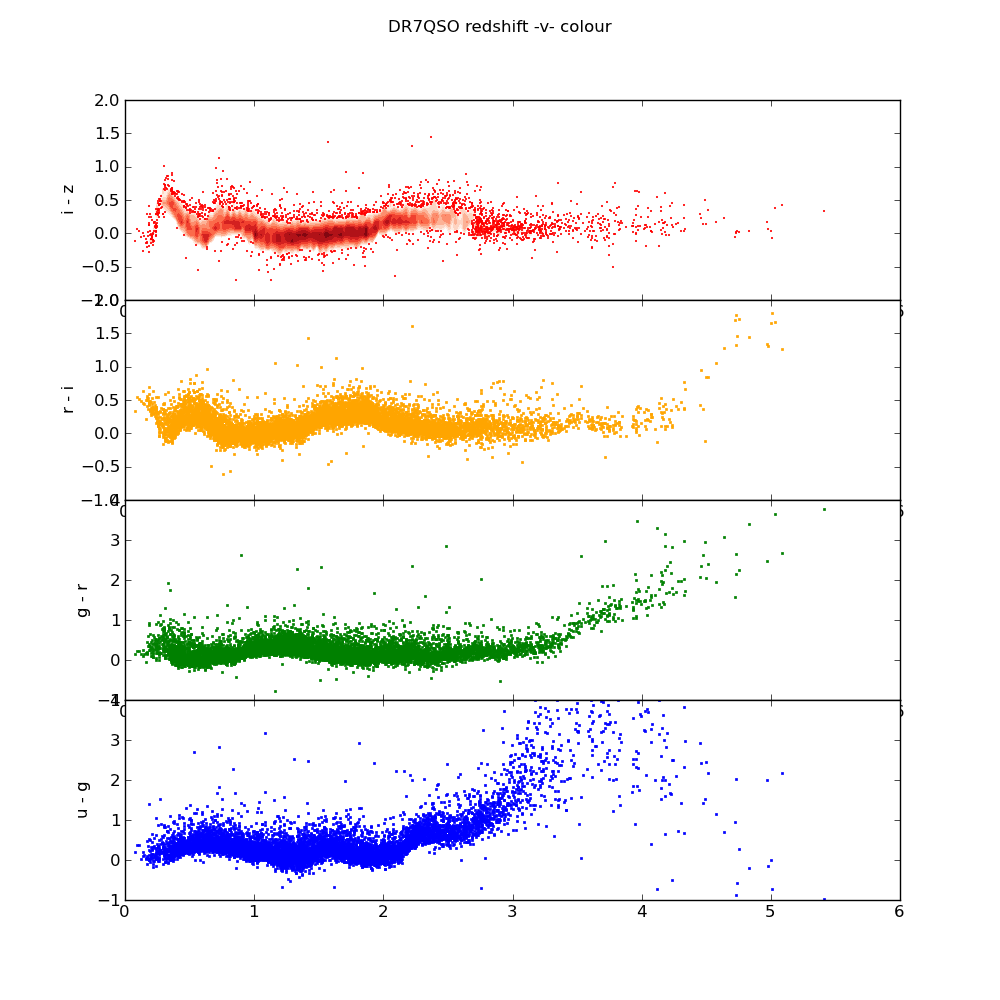

Write Python code to recreate this figure.
"""
SDSS DR7 Quasars
----------------
This example shows how to fetch the SDSS quasar photometric data, and to
plot the relationship between redshift and color.
"""


# Author: Jake VanderPlas <[email redacted]>
# License: BSD
#   The figure produced by this code is published in the textbook
#   "Statistics, Data Mining, and Machine Learning in Astronomy" (2013)
#   For more information, see http://astroML.github.com


# Modified by Richard McMahon to plot stacked colours

from matplotlib import pyplot as plt
from astroML.datasets import fetch_dr7_quasar

#------------------------------------------------------------
# Fetch the quasar data
data = fetch_dr7_quasar()

# select the first 10000 points
data = data[:10000]

u = data['mag_u']
g = data['mag_g']
r = data['mag_r']
i = data['mag_i']
z = data['mag_z']
redshift = data['redshift']

#------------------------------------------------------------
# Plot the quasar data

plt.figure(num=None, figsize=(10.0, 10.0))
nxplot=4
nyplot=1
iplot=0

plt.subplots_adjust(hspace=0.0)


iplot = iplot + 1
plt.subplot(nxplot,nyplot,iplot)
plt.plot(redshift, i - z, 
 marker='.', markersize=4, linestyle='none', color='red',
 markeredgecolor='red')
plt.ylim(-1.0, 2.0)
plt.ylabel('i - z')


iplot = iplot + 1
plt.subplot(nxplot,nyplot,iplot)
plt.plot(redshift, r - i, 
 marker='.', markersize=4, linestyle='none', color='orange',
 markeredgecolor='orange')
plt.ylim(-1.0, 2.0)
plt.ylabel('r - i')

iplot = iplot + 1
plt.subplot(nxplot,nyplot,iplot)
plt.plot(redshift, g - r, 
 marker='.', markersize=4, linestyle='none', color='green',
 markeredgecolor='green')
plt.ylim(-1.0, 4.0)
plt.ylabel('g - r')


iplot = iplot + 1
plt.subplot(nxplot,nyplot,iplot)
plt.plot(redshift, u - g, 
 marker='.', markersize=4, linestyle='none', color='blue',
 markeredgecolor='blue')
plt.ylim(-1.0, 4.0)
plt.ylabel('u - g')

#plt.set_xlabel='Redshift'
#plt.set_ylabel='u - g'


plt.suptitle('DR7QSO redshift -v- colour')

plt.savefig('fig_dr7_quasar_multi.png')
plt.show()

